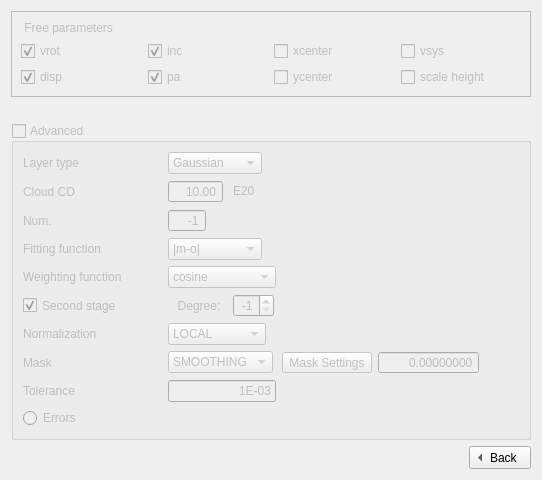
        <widget class="QWidget" name="page_2">
         <layout class="QGridLayout" name="gridLayout_2">
          <item row="3" column="0">
           <widget class="QGroupBox" name="AdvancedgroupBox">
            <property name="enabled">
             <bool>false</bool>
            </property>
            <property name="title">
             <string>Advanced</string>
            </property>
            <property name="flat">
             <bool>true</bool>
            </property>
            <property name="checkable">
             <bool>true</bool>
            </property>
            <property name="checked">
             <bool>false</bool>
            </property>
            <layout class="QGridLayout" name="gridLayout_12">
             <item row="0" column="0">
              <layout class="QGridLayout" name="gridLayout_21">
               <item row="7" column="2" colspan="2">
                <widget class="QComboBox" name="MaskcomboBox">
                 <property name="sizePolicy">
                  <sizepolicy hsizetype="Fixed" vsizetype="Fixed">
                   <horstretch>0</horstretch>
                   <verstretch>0</verstretch>
                  </sizepolicy>
                 </property>
                 <item>
                  <property name="text">
                   <string>SMOOTHING</string>
                  </property>
                 </item>
                 <item>
                  <property name="text">
                   <string>SEARCHING</string>
                  </property>
                 </item>
                 <item>
                  <property name="text">
                   <string>THRESHOLD</string>
                  </property>
                 </item>
                 <item>
                  <property name="text">
                   <string>NONE</string>
                  </property>
                 </item>
                </widget>
               </item>
               <item row="7" column="0">
                <widget class="QLabel" name="label_28">
                 <property name="toolTip">
                  <string>&lt;html&gt;&lt;head/&gt;&lt;body&gt;&lt;p&gt;MASK: type of mask. SMOOTH (smoothing and cutting), SEARCH (source finder) or THRESHOLD (cutting) &lt;/p&gt;&lt;/body&gt;&lt;/html&gt;</string>
                 </property>
                 <property name="text">
                  <string>Mask</string>
                 </property>
                </widget>
               </item>
               <item row="0" column="0">
                <widget class="QLabel" name="label_33">
                 <property name="sizePolicy">
                  <sizepolicy hsizetype="Preferred" vsizetype="MinimumExpanding">
                   <horstretch>0</horstretch>
                   <verstretch>0</verstretch>
                  </sizepolicy>
                 </property>
                 <property name="toolTip">
                  <string>&lt;html&gt;&lt;head/&gt;&lt;body&gt;&lt;p&gt;LTYPE: Layer type of scale-height.&lt;/p&gt;&lt;/body&gt;&lt;/html&gt;</string>
                 </property>
                 <property name="text">
                  <string>Layer type</string>
                 </property>
                </widget>
               </item>
               <item row="1" column="0">
                <widget class="QLabel" name="label_34">
                 <property name="sizePolicy">
                  <sizepolicy hsizetype="Preferred" vsizetype="MinimumExpanding">
                   <horstretch>0</horstretch>
                   <verstretch>0</verstretch>
                  </sizepolicy>
                 </property>
                 <property name="toolTip">
                  <string>&lt;html&gt;&lt;head/&gt;&lt;body&gt;&lt;p&gt;CDENS: Cloud column density.&lt;/p&gt;&lt;/body&gt;&lt;/html&gt;</string>
                 </property>
                 <property name="text">
                  <string>Cloud CD</string>
                 </property>
                </widget>
               </item>
               <item row="2" column="0">
                <widget class="QLabel" name="label_37">
                 <property name="sizePolicy">
                  <sizepolicy hsizetype="Preferred" vsizetype="MinimumExpanding">
                   <horstretch>0</horstretch>
                   <verstretch>0</verstretch>
                  </sizepolicy>
                 </property>
                 <property name="toolTip">
                  <string>&lt;html&gt;&lt;head/&gt;&lt;body&gt;&lt;p&gt;NV: Number of subclouds.&lt;/p&gt;&lt;/body&gt;&lt;/html&gt;</string>
                 </property>
                 <property name="text">
                  <string>Num.</string>
                 </property>
                </widget>
               </item>
               <item row="3" column="0">
                <widget class="QLabel" name="Ftypelabel">
                 <property name="sizePolicy">
                  <sizepolicy hsizetype="Preferred" vsizetype="MinimumExpanding">
                   <horstretch>0</horstretch>
                   <verstretch>0</verstretch>
                  </sizepolicy>
                 </property>
                 <property name="toolTip">
                  <string>&lt;html&gt;&lt;head/&gt;&lt;body&gt;&lt;p&gt;FTYPE: Function to be minimized.&lt;/p&gt;&lt;p&gt;           m=model, o=observations&lt;/p&gt;&lt;/body&gt;&lt;/html&gt;</string>
                 </property>
                 <property name="text">
                  <string>Fitting function</string>
                 </property>
                </widget>
               </item>
               <item row="4" column="0">
                <widget class="QLabel" name="Wfunclabel">
                 <property name="sizePolicy">
                  <sizepolicy hsizetype="Preferred" vsizetype="MinimumExpanding">
                   <horstretch>0</horstretch>
                   <verstretch>0</verstretch>
                  </sizepolicy>
                 </property>
                 <property name="toolTip">
                  <string>&lt;html&gt;&lt;head/&gt;&lt;body&gt;&lt;p&gt;WFUNC: Weighting function.&lt;/p&gt;&lt;/body&gt;&lt;/html&gt;</string>
                 </property>
                 <property name="text">
                  <string>Weighting function</string>
                 </property>
                </widget>
               </item>
               <item row="8" column="0">
                <widget class="QLabel" name="Tollabel">
                 <property name="sizePolicy">
                  <sizepolicy hsizetype="Preferred" vsizetype="MinimumExpanding">
                   <horstretch>0</horstretch>
                   <verstretch>0</verstretch>
                  </sizepolicy>
                 </property>
                 <property name="toolTip">
                  <string>&lt;html&gt;&lt;head/&gt;&lt;body&gt;&lt;p&gt;TOL: Tolerance of the fit.&lt;/p&gt;&lt;/body&gt;&lt;/html&gt;</string>
                 </property>
                 <property name="text">
                  <string>Tolerance</string>
                 </property>
                </widget>
               </item>
               <item row="1" column="3">
                <widget class="QLabel" name="E20label">
                 <property name="sizePolicy">
                  <sizepolicy hsizetype="Maximum" vsizetype="Maximum">
                   <horstretch>0</horstretch>
                   <verstretch>0</verstretch>
                  </sizepolicy>
                 </property>
                 <property name="text">
                  <string>E20</string>
                 </property>
                </widget>
               </item>
               <item row="4" column="1">
                <spacer name="horizontalSpacer_17">
                 <property name="orientation">
                  <enum>Qt::Horizontal</enum>
                 </property>
                 <property name="sizeType">
                  <enum>QSizePolicy::Fixed</enum>
                 </property>
                 <property name="sizeHint" stdset="0">
                  <size>
                   <width>40</width>
                   <height>20</height>
                  </size>
                 </property>
                </spacer>
               </item>
               <item row="5" column="0">
                <widget class="QCheckBox" name="SecondstagecheckBox">
                 <property name="sizePolicy">
                  <sizepolicy hsizetype="Minimum" vsizetype="MinimumExpanding">
                   <horstretch>0</horstretch>
                   <verstretch>0</verstretch>
                  </sizepolicy>
                 </property>
                 <property name="toolTip">
                  <string>&lt;html&gt;&lt;head/&gt;&lt;body&gt;&lt;p&gt;TWOSTAGE: Parameter regularization and second fitting stage.&lt;/p&gt;&lt;/body&gt;&lt;/html&gt;</string>
                 </property>
                 <property name="text">
                  <string>Second stage</string>
                 </property>
                 <property name="checked">
                  <bool>true</bool>
                 </property>
                </widget>
               </item>
               <item row="6" column="0">
                <widget class="QLabel" name="label_36">
                 <property name="sizePolicy">
                  <sizepolicy hsizetype="Preferred" vsizetype="MinimumExpanding">
                   <horstretch>0</horstretch>
                   <verstretch>0</verstretch>
                  </sizepolicy>
                 </property>
                 <property name="toolTip">
                  <string>&lt;html&gt;&lt;head/&gt;&lt;body&gt;&lt;p&gt;Type of normalization, pixel by pixel (LOCAL) or azimuthally averaged (AZIMUTHAL)&lt;/p&gt;&lt;/body&gt;&lt;/html&gt;</string>
                 </property>
                 <property name="text">
                  <string>Normalization</string>
                 </property>
                </widget>
               </item>
               <item row="9" column="0">
                <widget class="QRadioButton" name="ErrorsradioButton">
                 <property name="sizePolicy">
                  <sizepolicy hsizetype="Minimum" vsizetype="MinimumExpanding">
                   <horstretch>0</horstretch>
                   <verstretch>0</verstretch>
                  </sizepolicy>
                 </property>
                 <property name="toolTip">
                  <string>&lt;html&gt;&lt;head/&gt;&lt;body&gt;&lt;p&gt;FLAGERRORS: Estimating the errors. &lt;/p&gt;&lt;/body&gt;&lt;/html&gt;</string>
                 </property>
                 <property name="layoutDirection">
                  <enum>Qt::LeftToRight</enum>
                 </property>
                 <property name="text">
                  <string>Errors</string>
                 </property>
                </widget>
               </item>
               <item row="7" column="4">
                <widget class="QToolButton" name="MasktoolButton">
                 <property name="text">
                  <string>Mask Settings</string>
                 </property>
                </widget>
               </item>
               <item row="7" column="5">
                <widget class="QDoubleSpinBox" name="MaskThreshSpinBox">
                 <property name="alignment">
                  <set>Qt::AlignRight|Qt::AlignTrailing|Qt::AlignVCenter</set>
                 </property>
                 <property name="buttonSymbols">
                  <enum>QAbstractSpinBox::NoButtons</enum>
                 </property>
                 <property name="decimals">
                  <number>8</number>
                 </property>
                 <property name="maximum">
                  <double>99999.000000000000000</double>
                 </property>
                </widget>
               </item>
               <item row="1" column="2">
                <widget class="QDoubleSpinBox" name="CdensSpinBox">
                 <property name="sizePolicy">
                  <sizepolicy hsizetype="Fixed" vsizetype="Fixed">
                   <horstretch>0</horstretch>
                   <verstretch>0</verstretch>
                  </sizepolicy>
                 </property>
                 <property name="alignment">
                  <set>Qt::AlignRight|Qt::AlignTrailing|Qt::AlignVCenter</set>
                 </property>
                 <property name="buttonSymbols">
                  <enum>QAbstractSpinBox::NoButtons</enum>
                 </property>
                 <property name="maximum">
                  <double>9999.000000000000000</double>
                 </property>
                 <property name="value">
                  <double>10.000000000000000</double>
                 </property>
                </widget>
               </item>
               <item row="0" column="2" colspan="2">
                <widget class="QComboBox" name="LtypecomboBox">
                 <property name="sizePolicy">
                  <sizepolicy hsizetype="Fixed" vsizetype="Fixed">
                   <horstretch>0</horstretch>
                   <verstretch>0</verstretch>
                  </sizepolicy>
                 </property>
                 <item>
                  <property name="text">
                   <string>Gaussian</string>
                  </property>
                 </item>
                 <item>
                  <property name="text">
                   <string>Sech2</string>
                  </property>
                 </item>
                 <item>
                  <property name="text">
                   <string>Exponential</string>
                  </property>
                 </item>
                 <item>
                  <property name="text">
                   <string>Lorentzian</string>
                  </property>
                 </item>
                 <item>
                  <property name="text">
                   <string>Box</string>
                  </property>
                 </item>
                </widget>
               </item>
               <item row="3" column="2" colspan="2">
                <widget class="QComboBox" name="FtypecomboBox">
                 <property name="sizePolicy">
                  <sizepolicy hsizetype="Fixed" vsizetype="Fixed">
                   <horstretch>0</horstretch>
                   <verstretch>0</verstretch>
                  </sizepolicy>
                 </property>
                 <property name="currentIndex">
                  <number>1</number>
                 </property>
                 <item>
                  <property name="text">
                   <string>chi-squared</string>
                  </property>
                 </item>
                 <item>
                  <property name="text">
                   <string>|m-o|</string>
                  </property>
                 </item>
                 <item>
                  <property name="text">
                   <string>|m-o|/(m+o)</string>
                  </property>
                 </item>
                </widget>
               </item>
               <item row="2" column="2" colspan="2">
                <widget class="QSpinBox" name="NVspinBox">
                 <property name="sizePolicy">
                  <sizepolicy hsizetype="Fixed" vsizetype="Fixed">
                   <horstretch>0</horstretch>
                   <verstretch>0</verstretch>
                  </sizepolicy>
                 </property>
                 <property name="alignment">
                  <set>Qt::AlignRight|Qt::AlignTrailing|Qt::AlignVCenter</set>
                 </property>
                 <property name="buttonSymbols">
                  <enum>QAbstractSpinBox::NoButtons</enum>
                 </property>
                 <property name="minimum">
                  <number>-1</number>
                 </property>
                 <property name="maximum">
                  <number>9999</number>
                 </property>
                 <property name="value">
                  <number>-1</number>
                 </property>
                </widget>
               </item>
               <item row="4" column="2" colspan="2">
                <widget class="QComboBox" name="WfunccomboBox">
                 <property name="currentIndex">
                  <number>1</number>
                 </property>
                 <item>
                  <property name="text">
                   <string>uniform</string>
                  </property>
                 </item>
                 <item>
                  <property name="text">
                   <string>cosine</string>
                  </property>
                 </item>
                 <item>
                  <property name="text">
                   <string>cosine^2</string>
                  </property>
                 </item>
                </widget>
               </item>
               <item row="5" column="3">
                <widget class="QSpinBox" name="PolynspinBox">
                 <property name="sizePolicy">
                  <sizepolicy hsizetype="Fixed" vsizetype="Fixed">
                   <horstretch>0</horstretch>
                   <verstretch>0</verstretch>
                  </sizepolicy>
                 </property>
                 <property name="alignment">
                  <set>Qt::AlignRight|Qt::AlignTrailing|Qt::AlignVCenter</set>
                 </property>
                 <property name="minimum">
                  <number>-1</number>
                 </property>
                 <property name="maximum">
                  <number>10</number>
                 </property>
                 <property name="value">
                  <number>-1</number>
                 </property>
                </widget>
               </item>
               <item row="5" column="2" alignment="Qt::AlignRight">
                <widget class="QLabel" name="Polynlabel">
                 <property name="sizePolicy">
                  <sizepolicy hsizetype="Fixed" vsizetype="Preferred">
                   <horstretch>0</horstretch>
                   <verstretch>0</verstretch>
                  </sizepolicy>
                 </property>
                 <property name="toolTip">
                  <string>&lt;html&gt;&lt;head/&gt;&lt;body&gt;&lt;p&gt;POLYN: Degree of polynomial for regularization or Bezier function (-1)&lt;/p&gt;&lt;/body&gt;&lt;/html&gt;</string>
                 </property>
                 <property name="text">
                  <string>Degree:  </string>
                 </property>
                 <property name="alignment">
                  <set>Qt::AlignRight|Qt::AlignTrailing|Qt::AlignVCenter</set>
                 </property>
                </widget>
               </item>
               <item row="6" column="2" colspan="2">
                <widget class="QComboBox" name="NormcomboBox">
                 <property name="sizePolicy">
                  <sizepolicy hsizetype="Fixed" vsizetype="Fixed">
                   <horstretch>0</horstretch>
                   <verstretch>0</verstretch>
                  </sizepolicy>
                 </property>
                 <item>
                  <property name="text">
                   <string>LOCAL</string>
                  </property>
                 </item>
                 <item>
                  <property name="text">
                   <string>AZIMUTHAL</string>
                  </property>
                 </item>
                 <item>
                  <property name="text">
                   <string>NONE</string>
                  </property>
                 </item>
                </widget>
               </item>
               <item row="8" column="2" colspan="2">
                <widget class="QLineEdit" name="TollineEdit">
                 <property name="sizePolicy">
                  <sizepolicy hsizetype="Fixed" vsizetype="Fixed">
                   <horstretch>0</horstretch>
                   <verstretch>0</verstretch>
                  </sizepolicy>
                 </property>
                 <property name="text">
                  <string>1E-03</string>
                 </property>
                 <property name="alignment">
                  <set>Qt::AlignRight|Qt::AlignTrailing|Qt::AlignVCenter</set>
                 </property>
                </widget>
               </item>
              </layout>
             </item>
             <item row="0" column="1">
              <spacer name="horizontalSpacer_16">
               <property name="orientation">
                <enum>Qt::Horizontal</enum>
               </property>
               <property name="sizeHint" stdset="0">
                <size>
                 <width>40</width>
                 <height>20</height>
                </size>
               </property>
              </spacer>
             </item>
            </layout>
           </widget>
          </item>
          <item row="0" column="0">
           <widget class="QFrame" name="FreeParametersframe">
            <property name="enabled">
             <bool>false</bool>
            </property>
            <property name="sizePolicy">
             <sizepolicy hsizetype="Expanding" vsizetype="Maximum">
              <horstretch>0</horstretch>
              <verstretch>0</verstretch>
             </sizepolicy>
            </property>
            <property name="frameShape">
             <enum>QFrame::StyledPanel</enum>
            </property>
            <property name="frameShadow">
             <enum>QFrame::Raised</enum>
            </property>
            <layout class="QGridLayout" name="gridLayout_15">
             <item row="2" column="2">
              <widget class="QCheckBox" name="yposcheckBox">
               <property name="sizePolicy">
                <sizepolicy hsizetype="Minimum" vsizetype="Preferred">
                 <horstretch>0</horstretch>
                 <verstretch>0</verstretch>
                </sizepolicy>
               </property>
               <property name="text">
                <string>ycenter</string>
               </property>
              </widget>
             </item>
             <item row="1" column="0">
              <widget class="QCheckBox" name="vrotcheckBox">
               <property name="sizePolicy">
                <sizepolicy hsizetype="Minimum" vsizetype="Preferred">
                 <horstretch>0</horstretch>
                 <verstretch>0</verstretch>
                </sizepolicy>
               </property>
               <property name="text">
                <string>vrot</string>
               </property>
               <property name="checked">
                <bool>true</bool>
               </property>
              </widget>
             </item>
             <item row="1" column="1">
              <widget class="QCheckBox" name="inccheckBox">
               <property name="sizePolicy">
                <sizepolicy hsizetype="Minimum" vsizetype="Preferred">
                 <horstretch>0</horstretch>
                 <verstretch>0</verstretch>
                </sizepolicy>
               </property>
               <property name="text">
                <string>inc</string>
               </property>
               <property name="checked">
                <bool>true</bool>
               </property>
              </widget>
             </item>
             <item row="2" column="3">
              <widget class="QCheckBox" name="z0checkBox">
               <property name="sizePolicy">
                <sizepolicy hsizetype="Minimum" vsizetype="Preferred">
                 <horstretch>0</horstretch>
                 <verstretch>0</verstretch>
                </sizepolicy>
               </property>
               <property name="text">
                <string>scale height</string>
               </property>
              </widget>
             </item>
             <item row="2" column="1">
              <widget class="QCheckBox" name="pacheckBox">
               <property name="sizePolicy">
                <sizepolicy hsizetype="Minimum" vsizetype="Preferred">
                 <horstretch>0</horstretch>
                 <verstretch>0</verstretch>
                </sizepolicy>
               </property>
               <property name="text">
                <string>pa</string>
               </property>
               <property name="checked">
                <bool>true</bool>
               </property>
              </widget>
             </item>
             <item row="0" column="0">
              <widget class="QLabel" name="label_30">
               <property name="sizePolicy">
                <sizepolicy hsizetype="Preferred" vsizetype="Preferred">
                 <horstretch>0</horstretch>
                 <verstretch>0</verstretch>
                </sizepolicy>
               </property>
               <property name="toolTip">
                <string>&lt;html&gt;&lt;head/&gt;&lt;body&gt;&lt;p&gt;FREE: Parameters to fit.&lt;/p&gt;&lt;/body&gt;&lt;/html&gt;</string>
               </property>
               <property name="text">
                <string> Free parameters</string>
               </property>
              </widget>
             </item>
             <item row="1" column="2">
              <widget class="QCheckBox" name="xposcheckBox">
               <property name="sizePolicy">
                <sizepolicy hsizetype="Minimum" vsizetype="Preferred">
                 <horstretch>0</horstretch>
                 <verstretch>0</verstretch>
                </sizepolicy>
               </property>
               <property name="text">
                <string>xcenter</string>
               </property>
              </widget>
             </item>
             <item row="2" column="0">
              <widget class="QCheckBox" name="vdispcheckBox">
               <property name="sizePolicy">
                <sizepolicy hsizetype="Minimum" vsizetype="Preferred">
                 <horstretch>0</horstretch>
                 <verstretch>0</verstretch>
                </sizepolicy>
               </property>
               <property name="text">
                <string>disp</string>
               </property>
               <property name="checked">
                <bool>true</bool>
               </property>
              </widget>
             </item>
             <item row="1" column="3">
              <widget class="QCheckBox" name="vsyscheckBox">
               <property name="sizePolicy">
                <sizepolicy hsizetype="Minimum" vsizetype="Preferred">
                 <horstretch>0</horstretch>
                 <verstretch>0</verstretch>
                </sizepolicy>
               </property>
               <property name="text">
                <string>vsys</string>
               </property>
              </widget>
             </item>
            </layout>
           </widget>
          </item>
          <item row="1" column="0">
           <spacer name="horizontalSpacer">
            <property name="orientation">
             <enum>Qt::Horizontal</enum>
            </property>
            <property name="sizeHint" stdset="0">
             <size>
              <width>40</width>
              <height>20</height>
             </size>
            </property>
           </spacer>
          </item>
          <item row="4" column="0" alignment="Qt::AlignRight">
           <widget class="QToolButton" name="GalfitAdvtoolButton">
            <property name="text">
             <string>Back</string>
            </property>
            <property name="toolButtonStyle">
             <enum>Qt::ToolButtonTextBesideIcon</enum>
            </property>
            <property name="arrowType">
             <enum>Qt::LeftArrow</enum>
            </property>
           </widget>
          </item>
         </layout>
        </widget>
